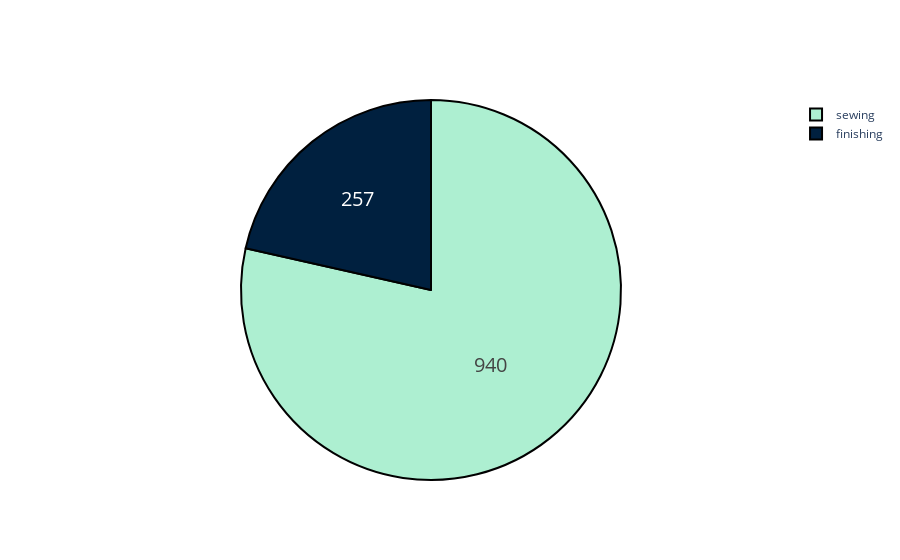

The cell this chart's notebook holds for it:
### Code cell
dept = df.department.value_counts().reset_index()
dept.rename(columns = {'index':'department', 'department':'total_num'},inplace=True)
#Data analysis

fig = go.Figure(data=[go.Pie(labels=dept.department.to_list(),
                             values=dept.total_num.to_list())])
fig.update_traces(hoverinfo='label+percent', textinfo='value', textfont_size=20,
                  marker=dict(colors=['#ADEFD1FF', '#00203FFF'], line=dict(color='#000000', width=2)))
fig.show()

### Figure 1 — Plotly figure (JSON) as saved in the notebook; plotly's stock layout.template omitted (floating-point values rounded to 4 significant figures)
{"data": [{"hoverinfo": "label+percent", "labels": ["sewing", "finishing"], "marker": {"colors": ["#ADEFD1FF", "#00203FFF"], "line": {"color": "#000000", "width": 2}}, "textfont": {"size": 20}, "textinfo": "value", "type": "pie", "values": [940, 257]}], "layout": {}}
